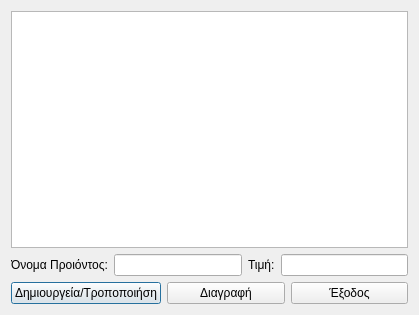
<?xml version="1.0" encoding="UTF-8"?>
<ui version="4.0">
 <class>productmanagement</class>
 <widget class="QDialog" name="productmanagement">
  <property name="geometry">
   <rect>
    <x>0</x>
    <y>0</y>
    <width>419</width>
    <height>315</height>
   </rect>
  </property>
  <property name="windowTitle">
   <string>Διαχείρηση Προιόντων</string>
  </property>
  <layout class="QGridLayout" name="gridLayout_2">
   <item row="1" column="0">
    <layout class="QHBoxLayout" name="horizontalLayout">
     <item>
      <widget class="QLabel" name="label">
       <property name="text">
        <string>Όνομα Προιόντος:</string>
       </property>
      </widget>
     </item>
     <item>
      <widget class="QLineEdit" name="name"/>
     </item>
     <item>
      <widget class="QLabel" name="label_2">
       <property name="text">
        <string>Τιμή:</string>
       </property>
      </widget>
     </item>
     <item>
      <widget class="QLineEdit" name="total"/>
     </item>
    </layout>
   </item>
   <item row="0" column="0">
    <widget class="QListWidget" name="currentProducts"/>
   </item>
   <item row="2" column="0">
    <layout class="QHBoxLayout" name="horizontalLayout_2">
     <item>
      <widget class="QPushButton" name="pushButton_3">
       <property name="text">
        <string>Δημιουργεία/Τροποποιήση</string>
       </property>
      </widget>
     </item>
     <item>
      <widget class="QPushButton" name="pushButton_2">
       <property name="text">
        <string>Διαγραφή</string>
       </property>
      </widget>
     </item>
     <item>
      <widget class="QPushButton" name="pushButton_4">
       <property name="text">
        <string>Έξοδος</string>
       </property>
      </widget>
     </item>
    </layout>
   </item>
  </layout>
 </widget>
 <resources/>
 <connections/>
</ui>
